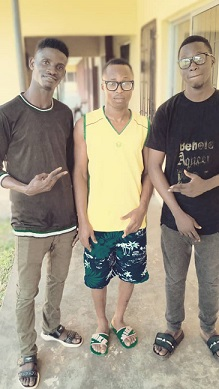
#> input picture Images/friends.jpg, 219 x 389 px
$ python adaptive1.py
#> lines starting #> are read from the running program, lines starting #| are printed output that depends on the picture; after the words box and inside, x2 and y2 are one past the last pixel; in counts of white or black regions, pixels touching at a corner belong together
import cv2 as cv
img = cv.imread("Images/friends.jpg")
#> img is the input picture: shape (389, 219, 3); mean B, G, R 130.2, 150.5, 160.8
gray_img = cv.cvtColor(img, cv.COLOR_BGR2GRAY)
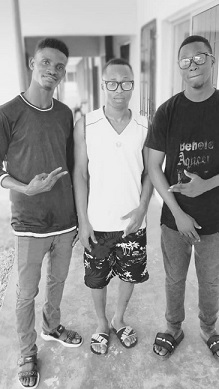
#> gray_img: shape (389, 219); min 8, max 254, mean 151.2
adaptive = cv.adaptiveThreshold(gray_img, 255, cv.ADAPTIVE_THRESH_MEAN_C, cv.THRESH_BINARY, 11, 3)
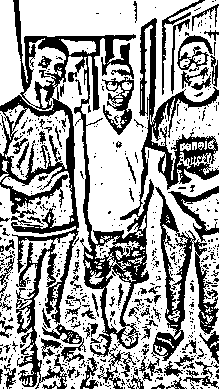
#> adaptive: shape (389, 219); 64.7% white; 605 black regions (509 under 20 px), largest, box (x1, y1, x2, y2) and area: (0, 0, 219, 389) 17295, (151, 187, 219, 361) 2873, (102, 77, 134, 135) 701
cv.imshow("ADAPTIVE THRESHOLDED IMAGE", adaptive)
cv.waitKey(0)

$ run again, with Images/flex.jpg copied over Images/friends.jpg
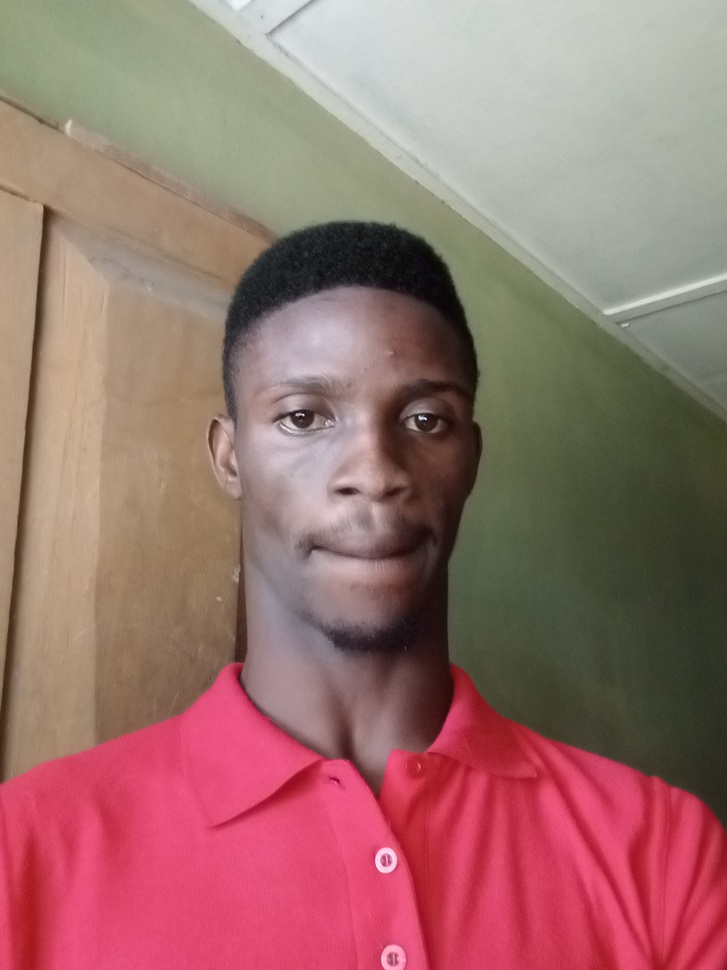
#> input picture Images/flex.jpg, 727 x 970 px, shrunk from 2448 x 3264 before the run
#> img is the input picture: shape (970, 727, 3); mean B, G, R 109.7, 113.4, 154.8
#> `gray_img = cv.cvtColor(img, cv.COLOR_BGR2GRAY)`:
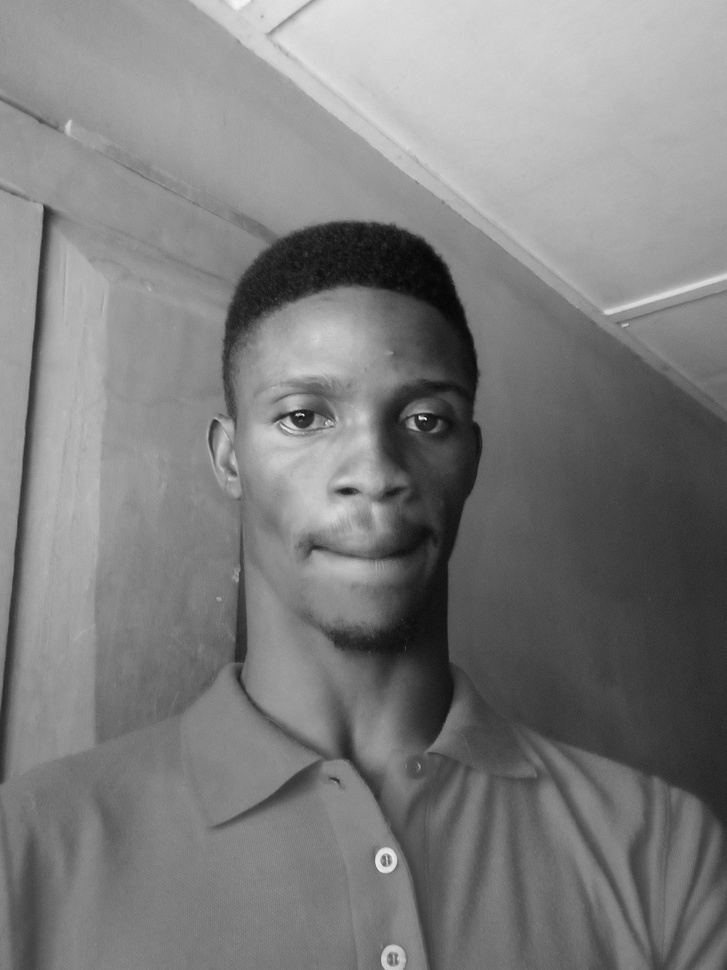
#> gray_img: shape (970, 727); min 4, max 247, mean 125.4
#> `adaptive = cv.adaptiveThreshold(gray_img, 255, cv.ADAPTIVE_THRESH_MEAN..`:
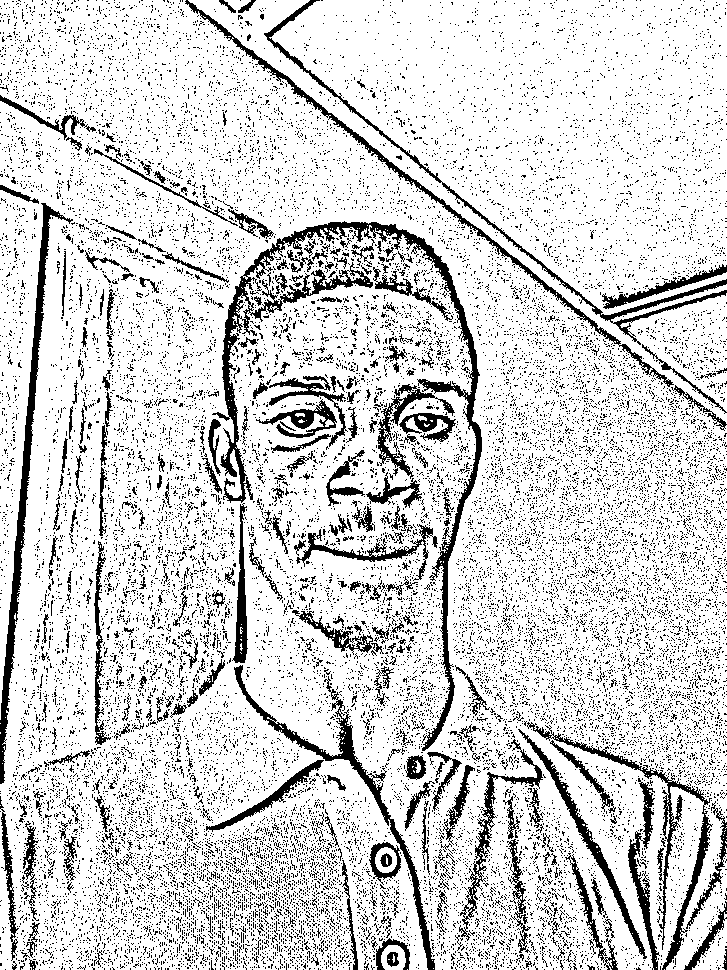
#> adaptive: shape (970, 727); 83.1% white; 23337 black regions (22977 under 20 px), largest, box (x1, y1, x2, y2) and area: (212, 221, 482, 751) 9481, (0, 203, 73, 784) 4119, (234, 665, 435, 970) 3129

$ run again, with Images/seun.jpg copied over Images/friends.jpg
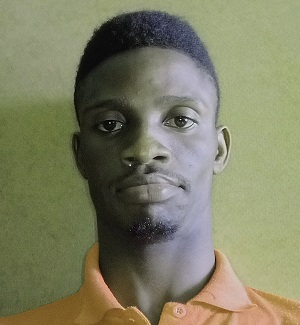
#> input picture Images/seun.jpg, 300 x 325 px
#> img is the input picture: shape (325, 300, 3); mean B, G, R 99.9, 127.1, 126.9
#> `gray_img = cv.cvtColor(img, cv.COLOR_BGR2GRAY)`:
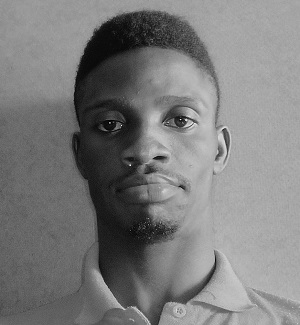
#> gray_img: shape (325, 300); min 0, max 254, mean 123.9
#> `adaptive = cv.adaptiveThreshold(gray_img, 255, cv.ADAPTIVE_THRESH_MEAN..`:
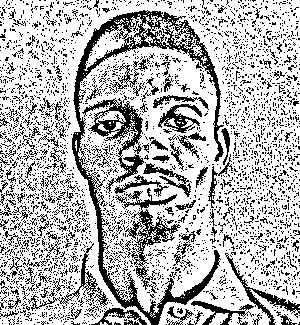
#> adaptive: shape (325, 300); 71.9% white; black in thin lines or dots
